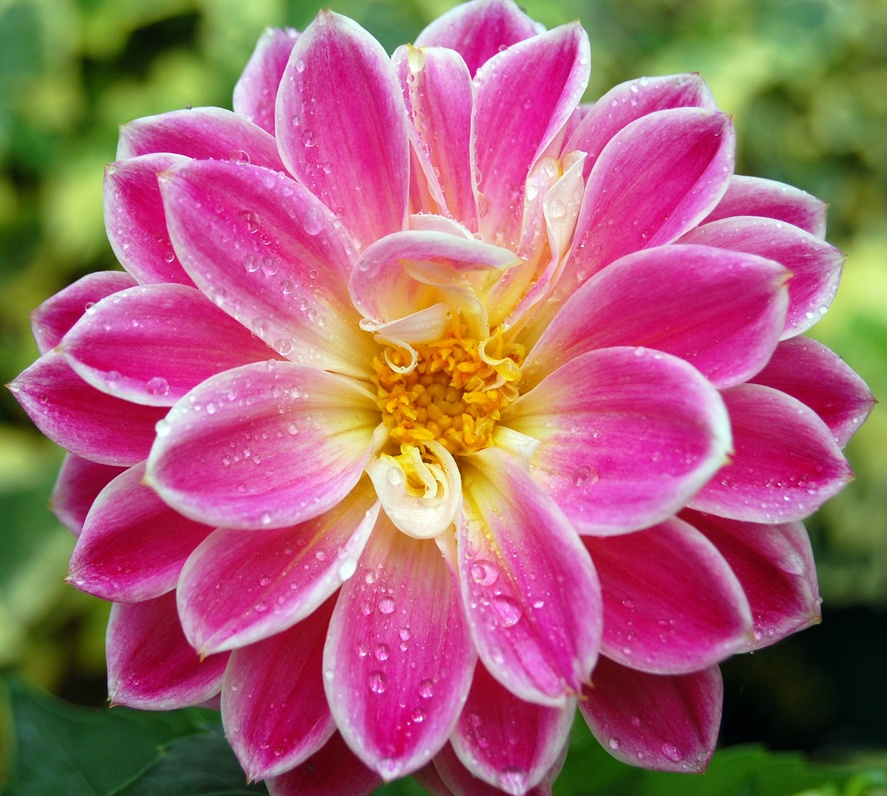
#> input picture images/flow.jpeg, 887 x 796 px, shrunk from 1600 x 1436 before the run, found by its file name
$ python 12_histogram.py
#> lines starting #> are read from the running program, lines starting #| are printed output that depends on the picture; after the words box and inside, x2 and y2 are one past the last pixel; in counts of white or black regions, pixels touching at a corner belong together
import cv2 as cv
import matplotlib.pyplot as plt
import numpy as np
img  = cv.imread('images/flow.jpeg')
#> img is the input picture: shape (796, 887, 3); mean B, G, R 113.6, 100.8, 165.8
cv.imshow('Flower', img)
blank = np.zeros(img.shape[:2],dtype='uint8')
gray= cv.cvtColor(img, cv.COLOR_BGR2GRAY)
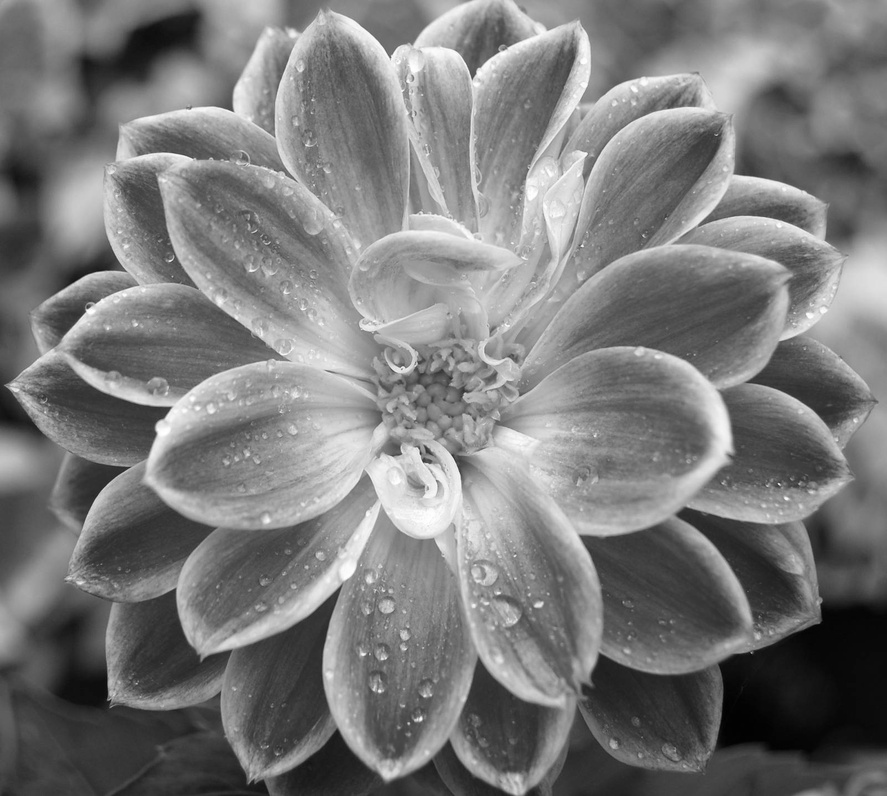
#> gray: shape (796, 887); min 0, max 255, mean 121.7
cv.imshow('Gray',gray)
mask = cv.circle(blank, (img.shape[1]//2,img.shape[0]//2),100,255,-1)
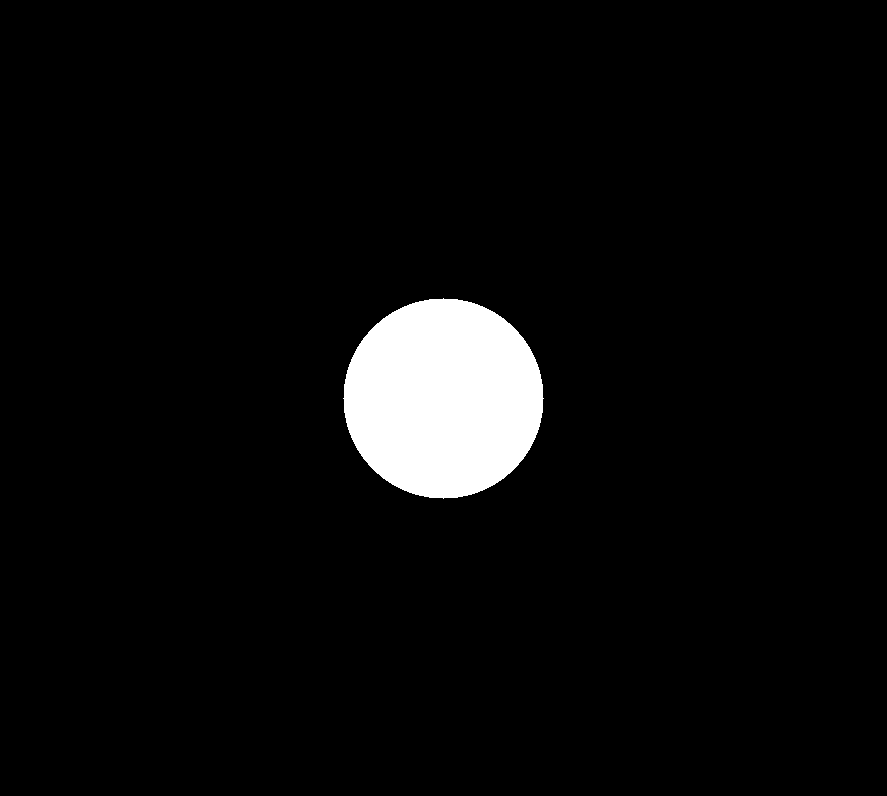
#> blank: shape (796, 887); 4.4% white; 1 white region, box (x1, y1, x2, y2) and area: (343, 298, 544, 499) 31417
cv.imshow('Mask',mask)
#GRAYSCALE histogram
gray_hist = cv.calcHist([gray], [0], mask, [256], [0,256])
#> gray_hist = 256 values, max 379 at index 178, min 0 at index 0, mean 122.7
plt.figure()
plt.title('GrayScale Histogram')
plt.xlabel('Bins')
plt.ylabel('# of pixels')
plt.plot(gray_hist)
plt.xlim([0,256])
plt.show()
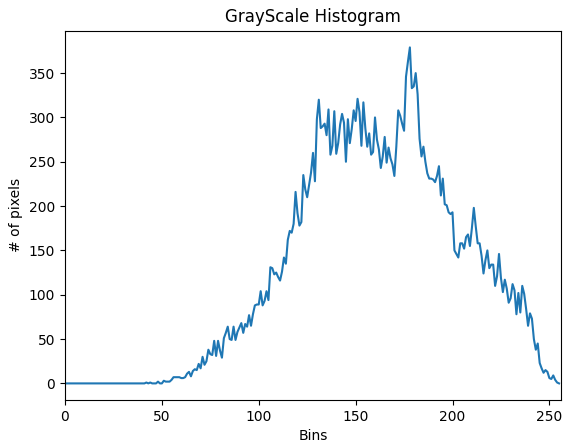
#> figure drawn by matplotlib, 1 panel; curve peaks at x = 178, y = 379
#COLOR histogram
plt.figure()
plt.title('Color Histogram')
plt.xlabel('Bins')
plt.ylabel('# of pixels')
colors = ('b','g','r')
for i, col in enumerate(colors):
    hist = cv.calcHist([img],[i], None, [256], [0,256])
    plt.plot(hist, color=col)
    plt.xlim([0,256])
    plt.show()
#> this loop made 3 passes
#> pass 1, `plt.show()`:
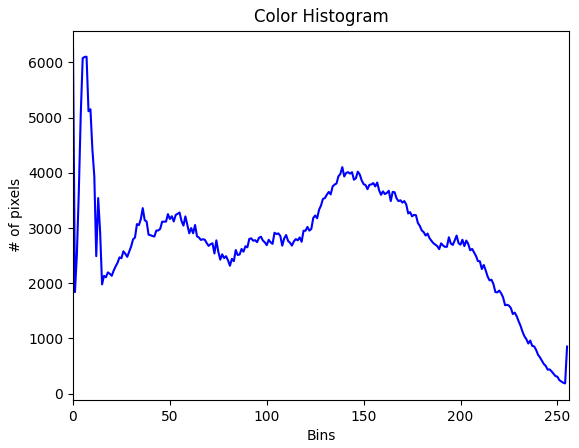
#> figure drawn by matplotlib, 1 panel; curve peaks at x = 0, y = 6273
#> pass 2, `plt.show()`:
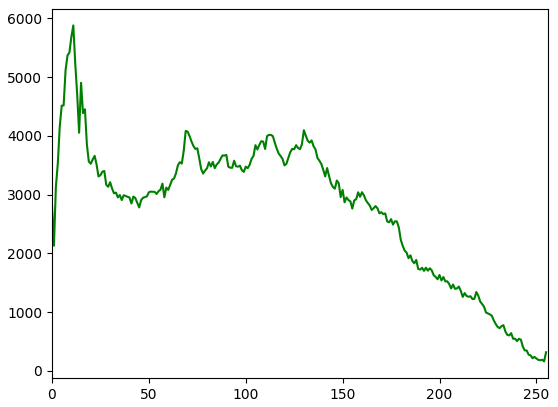
#> figure drawn by matplotlib, 1 panel; curve peaks at x = 11, y = 5880
cv.waitKey(0)

$ run again, with images/face.jpeg copied over images/flow.jpeg
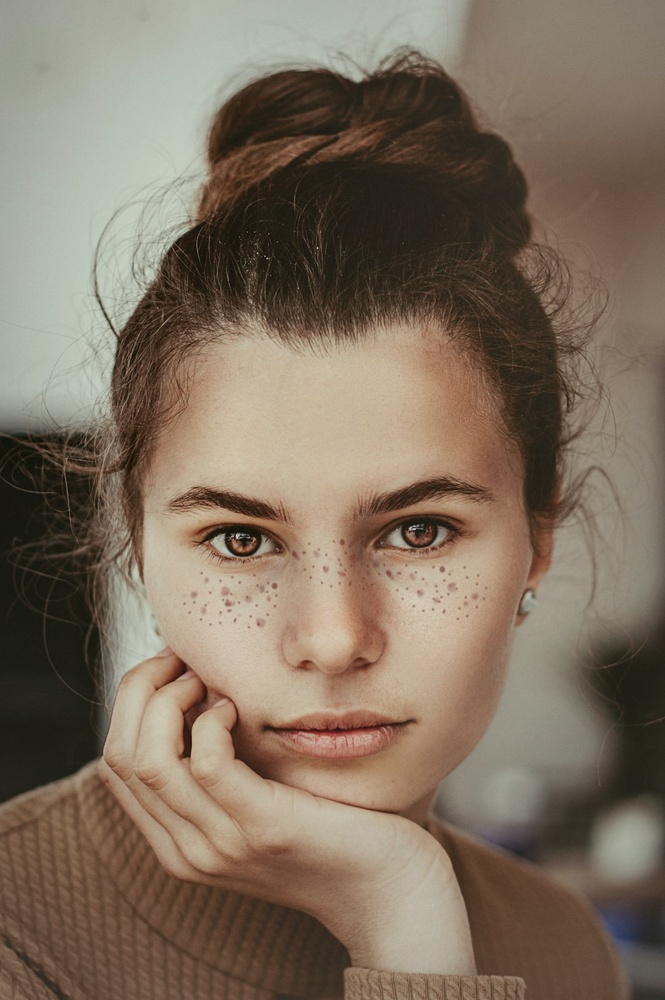
#> input picture images/face.jpeg, 665 x 1000 px, shrunk from 1000 x 1504 before the run, found by its file name
#> img is the input picture: shape (1000, 665, 3); mean B, G, R 94.9, 111.7, 127.3
#> `mask = cv.circle(blank, (img.shape[1]//2,img.shape[0]//2),100,255,-1)`:
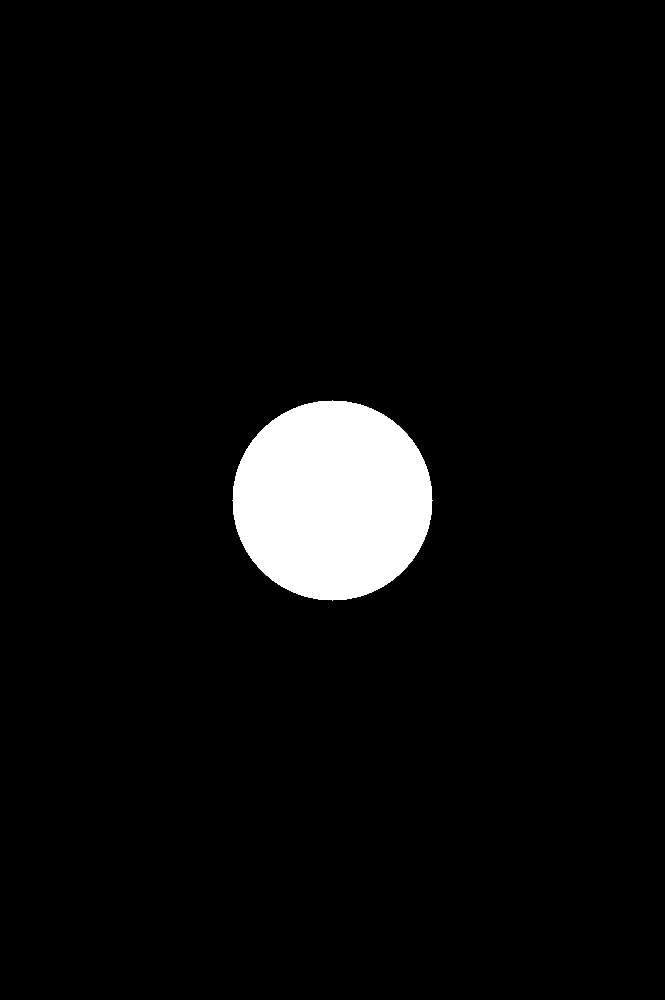
#> blank: shape (1000, 665); 4.7% white; 1 white region, box (x1, y1, x2, y2) and area: (232, 400, 433, 601) 31417
#> gray_hist = 256 values, max 1525 at index 184, min 0 at index 0, mean 122.7
#> the loop `for i, col in enumerate(colors):` made 3 passes
#> pass 2, `plt.show()`:
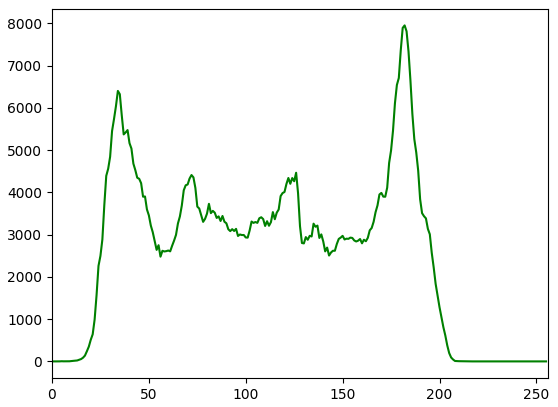
#> figure drawn by matplotlib, 1 panel; curve peaks at x = 182, y = 7953
